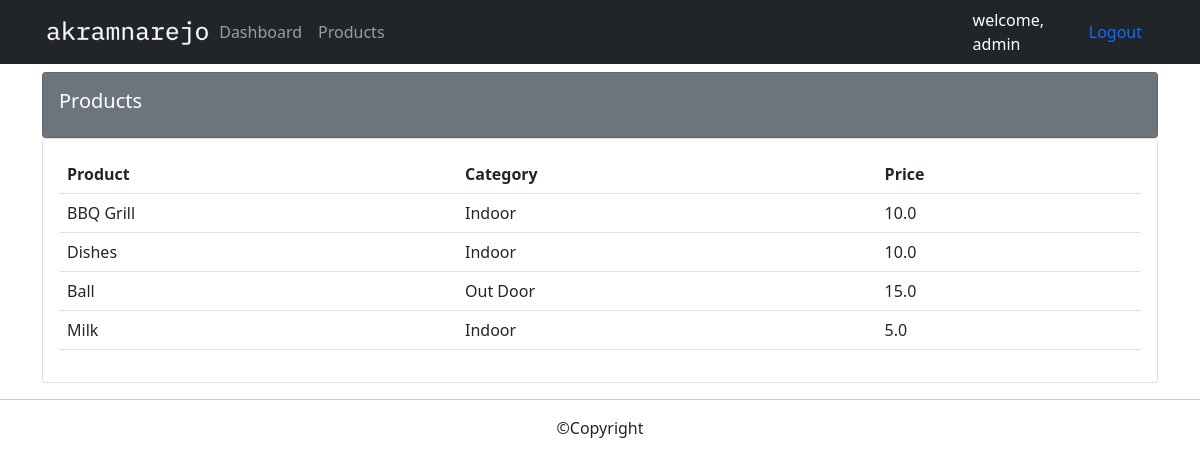
Screenshot of /products/ (signed in) with the database file from the repository.
### accounts/models.py (models this page shows, shortened)
class Products(models.Model):
    CATEGORY = (
        ('Indoor', 'Indoor'),
        ('Out Door', 'Out Door'),
    )
    name = models.CharField(max_length=200, null=True)
    price = models.FloatField(null=True)
    category = models.CharField(max_length=200, null=True, choices=CATEGORY)
    description = models.TextField(null=True)
    date_created = models.DateTimeField(auto_now_add=True, null=True)
    tags = models.ManyToManyField(Tag)

### accounts/decorators.py (the view)
        def wrapper_func(request, *args, **kwargs):
            group = None
            if request.user.groups.exists():
                group = request.user.groups.all()[0].name
            if group in allowed_roles:
                return view_func(request, *args, **kwargs)
            else:
                return HttpResponse("You are not authorized to view this page.")

### accounts/views.py (called while the page is built)
@login_required(login_url='login')
@allowed_users(allowed_roles=['admin'])
def products(request):
    products = Products.objects.all()
    return render(request, 'products.html', {'products':products})

### accounts/templates/products.html
{%  extends 'main.html' %}
{% block content %}
		<br>
		<div class="row">
			<div class="col-md">
				<div class="card card-body bg-secondary text-white">
					<h5>Products</h5>
				</div>
				<div class="card card-body">
					<table class="table">
						<tr>
							<th>Product</th>
							<th>Category</th>
							<th>Price</th>
						</tr>
						{% for product in products %}
							<tr>
								<td>{{ product.name }}</td>
								<td>{{ product.category }}</td>
								<td>{{ product.price }}</td>
							</tr>
						{% endfor %}
					</table>
				</div>
			</div>
		</div>
{% endblock content %}

### accounts/templates/navbar.html (shortened to what this page needs)
{% load static %}
<nav class="navbar navbar-expand-lg fixed-top navbar-dark bg-dark">
    <div class="container">
      <a href="{% url 'home' %}"><img src="{% static 'images/logo.png'%}" alt="akram narejo" class="img-fluid"></a>
      <div class="collapse navbar-collapse" id="navbarNav">
        <ul class="navbar-nav">
          {% if request.user.is_staff %}
            <li class="nav-item active">
              <a class="nav-link" href="{% url 'home' %}">Dashboard</a>
            </li>
            <li class="nav-item">
              <a class="nav-link" href="{% url 'products' %}">Products</a>
            </li>
          {% else %}
            <li class="nav-item">
              <a href="{% url 'account' %}" class="nav-link">Settings</a>
            </li>
          {% endif %}
        </ul>
      </div>
      <span style="color: white; padding-right: 1rem;">welcome, {{request.user}}</span>
      <a href="{% url 'logout' %}" class="nav-link">Logout</a>
    </div>
</nav>

### static/css/main.css (style rules this page uses)
body { background-color: #fff; }

### rows the page displays
Products: name "BBQ Grill", category "Indoor", price "10.0"
Products: name "Dishes", category "Indoor", price "10.0"
Products: name "Ball", category "Out Door", price "15.0"
Products: name "Milk", category "Indoor", price "5.0"

### other values shown
{{ request.user }} "admin"
